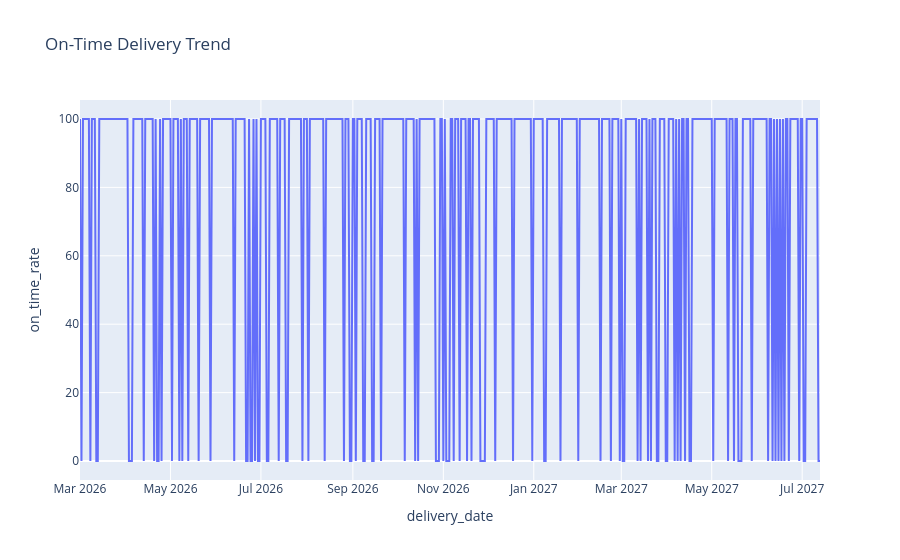
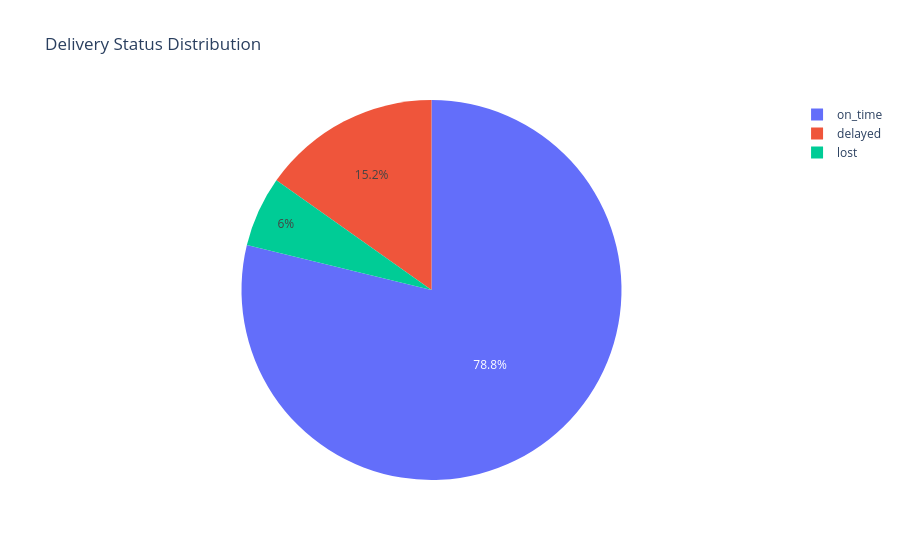
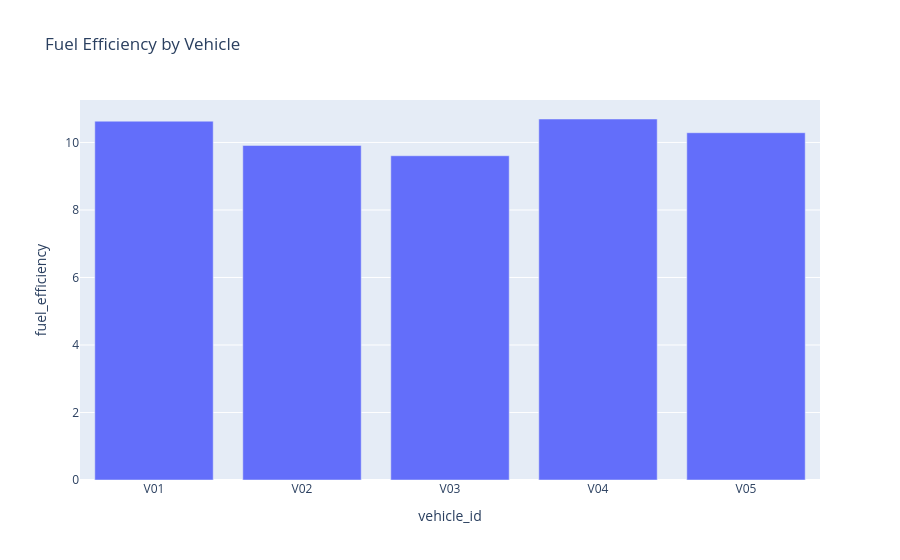

Notebook cell for these charts, in order:
### Code cell
import plotly.express as px

trend_data = deliveries.groupby('delivery_date')['status'].apply(lambda x: (x == 'on_time').mean() * 100).reset_index()
trend_data.columns = ['delivery_date', 'on_time_rate']
fig1 = px.line(trend_data, x='delivery_date', y='on_time_rate', title='On-Time Delivery Trend')
fig1.show()

fig2 = px.pie(deliveries, names='status', title='Delivery Status Distribution')
fig2.show()

fuel_data = fuel_data.groupby('vehicle_id')[['distance_km', 'fuel_liters']].sum().reset_index()
fuel_data['fuel_efficiency'] = fuel_data['distance_km'] / fuel_data['fuel_liters']

fig3 = px.bar(fuel_data, x='vehicle_id', y='fuel_efficiency', title='Fuel Efficiency by Vehicle')
fig3.show()

### Figure 1 — Plotly figure (JSON) as saved in the notebook; plotly's stock layout.template omitted (floating-point values rounded to 4 significant figures; data arrays with more than 128 entries replaced by an {"elided": "..."} marker saying what was removed)
{"data": [{"hovertemplate": "delivery_date=%{x}<br>on_time_rate=%{y}<extra></extra>", "legendgroup": "", "line": {"color": "#636efa", "dash": "solid"}, "marker": {"symbol": "circle"}, "mode": "lines", "name": "", "orientation": "v", "showlegend": false, "type": "scatter", "x": {"elided": "500 str values"}, "xaxis": "x", "y": {"elided": "500 float values"}, "yaxis": "y"}], "layout": {"legend": {"tracegroupgap": 0}, "title": {"text": "On-Time Delivery Trend"}, "xaxis": {"anchor": "y", "domain": [0, 1], "title": {"text": "delivery_date"}}, "yaxis": {"anchor": "x", "domain": [0, 1], "title": {"text": "on_time_rate"}}}}

### Figure 2 — Plotly figure (JSON) as saved in the notebook; plotly's stock layout.template omitted (floating-point values rounded to 4 significant figures; data arrays with more than 128 entries replaced by an {"elided": "..."} marker saying what was removed)
{"data": [{"domain": {"x": [0, 1], "y": [0, 1]}, "hovertemplate": "status=%{label}<extra></extra>", "labels": {"elided": "500 str values"}, "legendgroup": "", "name": "", "showlegend": true, "type": "pie"}], "layout": {"legend": {"tracegroupgap": 0}, "title": {"text": "Delivery Status Distribution"}}}

### Figure 3 — Plotly figure (JSON) as saved in the notebook; plotly's stock layout.template omitted (floating-point values rounded to 4 significant figures)
{"data": [{"hovertemplate": "vehicle_id=%{x}<br>fuel_efficiency=%{y}<extra></extra>", "legendgroup": "", "marker": {"color": "#636efa", "pattern": {"shape": ""}}, "name": "", "orientation": "v", "showlegend": false, "textposition": "auto", "type": "bar", "x": ["V01", "V02", "V03", "V04", "V05"], "xaxis": "x", "y": [10.63, 9.912, 9.606, 10.69, 10.29], "yaxis": "y"}], "layout": {"barmode": "relative", "legend": {"tracegroupgap": 0}, "title": {"text": "Fuel Efficiency by Vehicle"}, "xaxis": {"anchor": "y", "domain": [0, 1], "title": {"text": "vehicle_id"}}, "yaxis": {"anchor": "x", "domain": [0, 1], "title": {"text": "fuel_efficiency"}}}}
